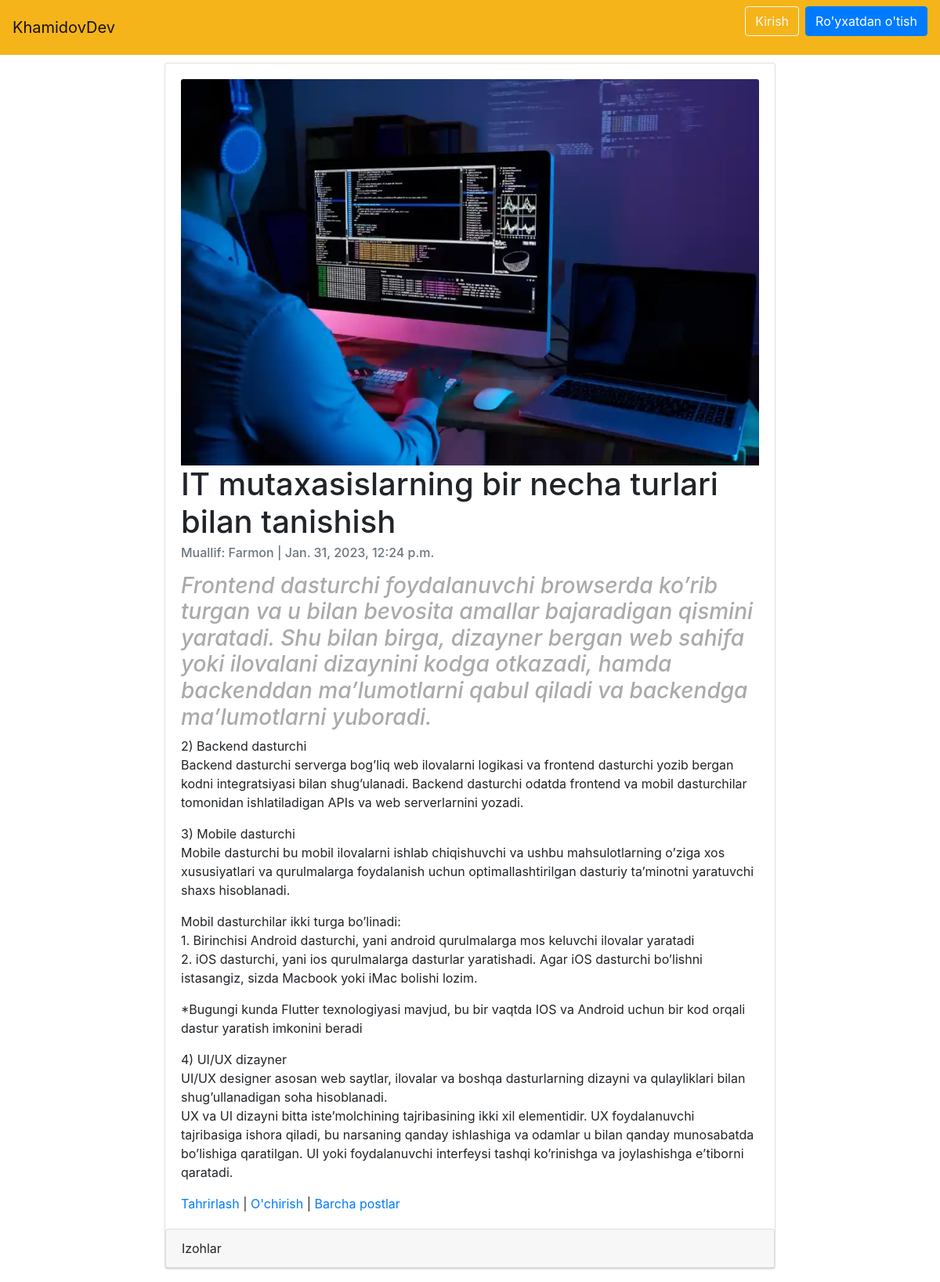
The page /articles/5/ on the database its author committed.
### articles/models.py (models this page shows, shortened)
class Articles(models.Model):
    title = models.CharField(max_length=200)
    summary = models.CharField(max_length=200, blank=True)
    body = RichTextField()
    photo = models.ImageField(upload_to='images/', blank=True)
    date = models.DateTimeField(auto_now_add=True)
    author = models.ForeignKey(
        get_user_model(),
        on_delete=models.CASCADE,
    )

### blognetwork/models.py (models this page shows)
class CustomUser(AbstractUser):
    age = models.PositiveIntegerField(null=True, blank=True)

### articles/views.py (the view)
# urls.py: path('<int:pk>/', ArticleDetailView.as_view(), name='article_detail'),
class ArticleDetailView(DetailView):
    model = Articles
    template_name = 'article_detail.html'

### templates/article_detail.html (shortened to what this page needs)
{% extends 'base.html' %}
{% block content %}
    <div class="container-fluid">
        <div class="card" >
          <div class="card-body">
              {%  if object.photo %}
                <img class="card-img-top" src="{{ object.photo.url }}" alt="{{ object.title }}">
              {% endif %}
              <h1 class="card-title">{{ object.title }}</h1>
              <h6 class="card-subtitle mb-2 text-muted">Muallif: {{ object.author }} | {{ object.date }}</h6>
              <p class="card-text">{{ object.body | safe}}</p>
              <a href="{% url 'article_edit' articles.pk %}">Tahrirlash</a> |
              <a href="{% url 'article_delete' articles.pk %}">O'chirish</a> |
              <a href="{% url 'article_list' %}">Barcha postlar</a>
          </div>
            <div class="card">
                <div class="card-header">Izohlar</div>
            </div>
        </div>
    </div>
{% endblock content %}

### rows shown on the page
Articles: photo (picture), title "IT mutaxasislarning bir necha turlari bilan tanishish", author "Farmon", date "Jan. 31, 2023, 12:24 p.m.", body "Frontend dasturchi foydalanuvchi browserda ko’rib turgan va u bilan bevosita amallar bajaradigan qismini yaratadi. Shu bilan birga, dizayner bergan web sahifa yoki ilovalani dizaynini kodga otkazadi, hamda backenddan ma’lumotlarni qabul qiladi va backendga ma’lumotlarni yuboradi. 2) Backend dasturchi Backend dasturchi serverga bog’liq web ilovalarni logikasi va frontend dasturchi yozib bergan kodni integratsiyasi bilan shug’ulanadi. Backend dasturchi odatda frontend va mobil dasturchilar tomonidan ishlatiladigan APIs va web serverlarnini yozadi. 3) Mobile dasturchi Mobile dasturchi bu mobil ilovalarni ishlab chiqishuvchi va ushbu mahsulotlarning o’ziga xos xususiyatlari va qurulmalarga…"
